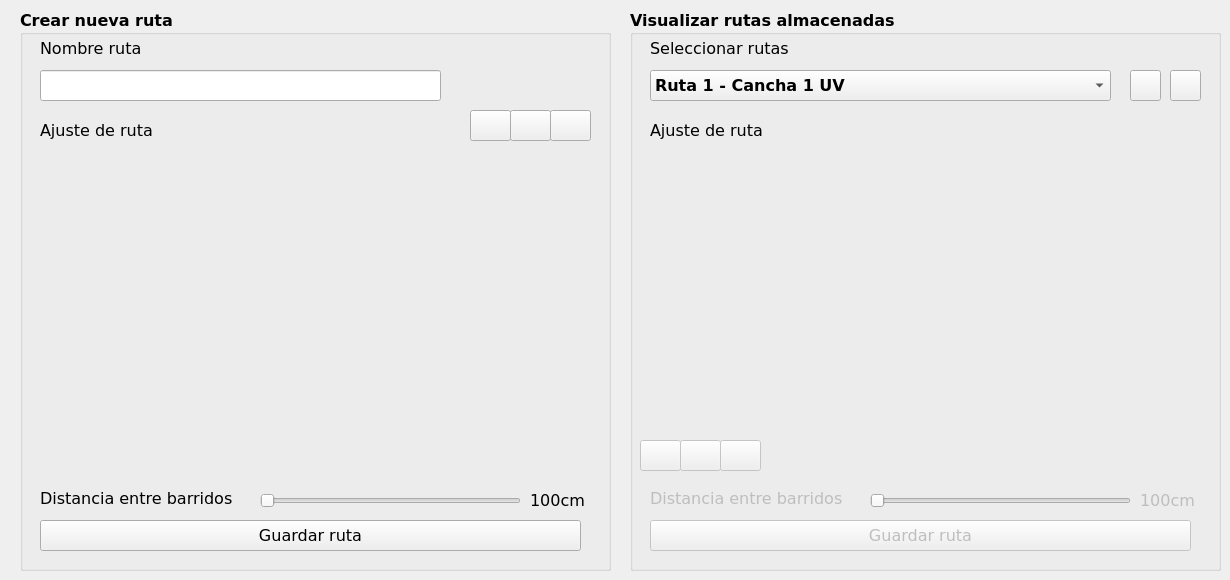
    <widget class="QWidget" name="tab_2">
     <attribute name="icon">
      <iconset>
       <normaloff>../Iconos/route2.png</normaloff>../Iconos/route2.png</iconset>
     </attribute>
     <attribute name="title">
      <string>Rutas de vuelo</string>
     </attribute>
     <widget class="QGroupBox" name="groupBox_2">
      <property name="geometry">
       <rect>
        <x>20</x>
        <y>10</y>
        <width>591</width>
        <height>561</height>
       </rect>
      </property>
      <property name="font">
       <font>
        <family>Verdana</family>
        <pointsize>12</pointsize>
        <weight>75</weight>
        <bold>true</bold>
       </font>
      </property>
      <property name="title">
       <string>Crear nueva ruta</string>
      </property>
      <widget class="QLineEdit" name="lineEdit_7">
       <property name="geometry">
        <rect>
         <x>20</x>
         <y>60</y>
         <width>401</width>
         <height>31</height>
        </rect>
       </property>
       <property name="font">
        <font>
         <family>Verdana</family>
         <pointsize>12</pointsize>
         <weight>50</weight>
         <bold>false</bold>
        </font>
       </property>
       <property name="toolTip">
        <string/>
       </property>
       <property name="text">
        <string/>
       </property>
      </widget>
      <widget class="QLabel" name="label_9">
       <property name="geometry">
        <rect>
         <x>20</x>
         <y>30</y>
         <width>161</width>
         <height>16</height>
        </rect>
       </property>
       <property name="font">
        <font>
         <family>Verdana</family>
         <pointsize>12</pointsize>
         <weight>50</weight>
         <bold>false</bold>
        </font>
       </property>
       <property name="text">
        <string>Nombre ruta</string>
       </property>
       <property name="scaledContents">
        <bool>false</bool>
       </property>
      </widget>
      <widget class="QLabel" name="label_10">
       <property name="geometry">
        <rect>
         <x>10</x>
         <y>130</y>
         <width>561</width>
         <height>331</height>
        </rect>
       </property>
       <property name="text">
        <string/>
       </property>
       <property name="pixmap">
        <pixmap>../Iconos/route_way.png</pixmap>
       </property>
       <property name="scaledContents">
        <bool>true</bool>
       </property>
      </widget>
      <widget class="QPushButton" name="pushButton_17">
       <property name="geometry">
        <rect>
         <x>490</x>
         <y>100</y>
         <width>41</width>
         <height>31</height>
        </rect>
       </property>
       <property name="font">
        <font>
         <family>Verdana</family>
         <pointsize>12</pointsize>
         <weight>50</weight>
         <bold>false</bold>
        </font>
       </property>
       <property name="text">
        <string/>
       </property>
       <property name="icon">
        <iconset>
         <normaloff>../Iconos/point.png</normaloff>../Iconos/point.png</iconset>
       </property>
       <property name="iconSize">
        <size>
         <width>35</width>
         <height>30</height>
        </size>
       </property>
      </widget>
      <widget class="QLabel" name="label_11">
       <property name="geometry">
        <rect>
         <x>20</x>
         <y>110</y>
         <width>161</width>
         <height>21</height>
        </rect>
       </property>
       <property name="font">
        <font>
         <family>Verdana</family>
         <pointsize>12</pointsize>
         <weight>50</weight>
         <bold>false</bold>
        </font>
       </property>
       <property name="text">
        <string>Ajuste de ruta</string>
       </property>
       <property name="scaledContents">
        <bool>false</bool>
       </property>
      </widget>
      <widget class="QLabel" name="label_17">
       <property name="geometry">
        <rect>
         <x>20</x>
         <y>480</y>
         <width>201</width>
         <height>16</height>
        </rect>
       </property>
       <property name="font">
        <font>
         <family>Verdana</family>
         <pointsize>12</pointsize>
         <weight>50</weight>
         <bold>false</bold>
        </font>
       </property>
       <property name="text">
        <string>Distancia entre barridos</string>
       </property>
       <property name="scaledContents">
        <bool>false</bool>
       </property>
      </widget>
      <widget class="QSlider" name="horizontalSlider">
       <property name="geometry">
        <rect>
         <x>240</x>
         <y>480</y>
         <width>261</width>
         <height>22</height>
        </rect>
       </property>
       <property name="orientation">
        <enum>Qt::Horizontal</enum>
       </property>
      </widget>
      <widget class="QPushButton" name="pushButton_18">
       <property name="geometry">
        <rect>
         <x>450</x>
         <y>100</y>
         <width>41</width>
         <height>31</height>
        </rect>
       </property>
       <property name="font">
        <font>
         <family>Verdana</family>
         <pointsize>12</pointsize>
         <weight>50</weight>
         <bold>false</bold>
        </font>
       </property>
       <property name="text">
        <string/>
       </property>
       <property name="icon">
        <iconset>
         <normaloff>../Iconos/flag.png</normaloff>../Iconos/flag.png</iconset>
       </property>
       <property name="iconSize">
        <size>
         <width>25</width>
         <height>25</height>
        </size>
       </property>
      </widget>
      <widget class="QPushButton" name="pushButton_19">
       <property name="geometry">
        <rect>
         <x>530</x>
         <y>100</y>
         <width>41</width>
         <height>31</height>
        </rect>
       </property>
       <property name="font">
        <font>
         <family>Verdana</family>
         <pointsize>12</pointsize>
         <weight>50</weight>
         <bold>false</bold>
        </font>
       </property>
       <property name="text">
        <string/>
       </property>
       <property name="icon">
        <iconset>
         <normaloff>../Iconos/rotate2.png</normaloff>../Iconos/rotate2.png</iconset>
       </property>
       <property name="iconSize">
        <size>
         <width>25</width>
         <height>25</height>
        </size>
       </property>
      </widget>
      <widget class="QLabel" name="label_18">
       <property name="geometry">
        <rect>
         <x>510</x>
         <y>480</y>
         <width>61</width>
         <height>21</height>
        </rect>
       </property>
       <property name="font">
        <font>
         <family>Verdana</family>
         <pointsize>12</pointsize>
         <weight>50</weight>
         <bold>false</bold>
        </font>
       </property>
       <property name="text">
        <string>100cm</string>
       </property>
       <property name="scaledContents">
        <bool>false</bool>
       </property>
      </widget>
      <widget class="QPushButton" name="pushButton_20">
       <property name="geometry">
        <rect>
         <x>20</x>
         <y>510</y>
         <width>541</width>
         <height>31</height>
        </rect>
       </property>
       <property name="font">
        <font>
         <family>Verdana</family>
         <pointsize>12</pointsize>
         <weight>50</weight>
         <bold>false</bold>
        </font>
       </property>
       <property name="text">
        <string>Guardar ruta</string>
       </property>
       <property name="icon">
        <iconset>
         <normaloff>../Iconos/save.png</normaloff>../Iconos/save.png</iconset>
       </property>
      </widget>
     </widget>
     <widget class="QGroupBox" name="groupBox_5">
      <property name="geometry">
       <rect>
        <x>630</x>
        <y>10</y>
        <width>591</width>
        <height>561</height>
       </rect>
      </property>
      <property name="font">
       <font>
        <family>Verdana</family>
        <pointsize>12</pointsize>
        <weight>75</weight>
        <bold>true</bold>
       </font>
      </property>
      <property name="title">
       <string>Visualizar rutas almacenadas</string>
      </property>
      <widget class="QComboBox" name="comboBox_2">
       <property name="geometry">
        <rect>
         <x>20</x>
         <y>60</y>
         <width>461</width>
         <height>31</height>
        </rect>
       </property>
       <property name="font">
        <font>
         <family>Verdana</family>
         <pointsize>12</pointsize>
        </font>
       </property>
       <item>
        <property name="text">
         <string>Ruta 1 - Cancha 1 UV</string>
        </property>
       </item>
      </widget>
      <widget class="QLabel" name="label_24">
       <property name="geometry">
        <rect>
         <x>20</x>
         <y>30</y>
         <width>311</width>
         <height>16</height>
        </rect>
       </property>
       <property name="font">
        <font>
         <family>Verdana</family>
         <pointsize>12</pointsize>
         <weight>50</weight>
         <bold>false</bold>
        </font>
       </property>
       <property name="text">
        <string>Seleccionar rutas</string>
       </property>
       <property name="scaledContents">
        <bool>false</bool>
       </property>
      </widget>
      <widget class="QPushButton" name="pushButton_14">
       <property name="geometry">
        <rect>
         <x>500</x>
         <y>60</y>
         <width>31</width>
         <height>31</height>
        </rect>
       </property>
       <property name="font">
        <font>
         <family>Verdana</family>
         <pointsize>12</pointsize>
         <weight>50</weight>
         <bold>false</bold>
        </font>
       </property>
       <property name="text">
        <string/>
       </property>
       <property name="icon">
        <iconset>
         <normaloff>../Iconos/EDIT.png</normaloff>../Iconos/EDIT.png</iconset>
       </property>
       <property name="iconSize">
        <size>
         <width>25</width>
         <height>25</height>
        </size>
       </property>
      </widget>
      <widget class="QPushButton" name="pushButton_15">
       <property name="geometry">
        <rect>
         <x>540</x>
         <y>60</y>
         <width>31</width>
         <height>31</height>
        </rect>
       </property>
       <property name="font">
        <font>
         <family>Verdana</family>
         <pointsize>12</pointsize>
         <weight>50</weight>
         <bold>false</bold>
        </font>
       </property>
       <property name="text">
        <string/>
       </property>
       <property name="icon">
        <iconset>
         <normaloff>../Iconos/trash.png</normaloff>../Iconos/trash.png</iconset>
       </property>
       <property name="iconSize">
        <size>
         <width>25</width>
         <height>25</height>
        </size>
       </property>
      </widget>
      <widget class="QPushButton" name="pushButton_23">
       <property name="enabled">
        <bool>false</bool>
       </property>
       <property name="geometry">
        <rect>
         <x>10</x>
         <y>430</y>
         <width>41</width>
         <height>31</height>
        </rect>
       </property>
       <property name="font">
        <font>
         <family>Verdana</family>
         <pointsize>12</pointsize>
         <weight>50</weight>
         <bold>false</bold>
        </font>
       </property>
       <property name="text">
        <string/>
       </property>
       <property name="icon">
        <iconset>
         <normaloff>../Iconos/flag.png</normaloff>../Iconos/flag.png</iconset>
       </property>
       <property name="iconSize">
        <size>
         <width>25</width>
         <height>25</height>
        </size>
       </property>
      </widget>
      <widget class="QLabel" name="label_25">
       <property name="geometry">
        <rect>
         <x>20</x>
         <y>110</y>
         <width>161</width>
         <height>21</height>
        </rect>
       </property>
       <property name="font">
        <font>
         <family>Verdana</family>
         <pointsize>12</pointsize>
         <weight>50</weight>
         <bold>false</bold>
        </font>
       </property>
       <property name="text">
        <string>Ajuste de ruta</string>
       </property>
       <property name="scaledContents">
        <bool>false</bool>
       </property>
      </widget>
      <widget class="QPushButton" name="pushButton_22">
       <property name="enabled">
        <bool>false</bool>
       </property>
       <property name="geometry">
        <rect>
         <x>90</x>
         <y>430</y>
         <width>41</width>
         <height>31</height>
        </rect>
       </property>
       <property name="font">
        <font>
         <family>Verdana</family>
         <pointsize>12</pointsize>
         <weight>50</weight>
         <bold>false</bold>
        </font>
       </property>
       <property name="text">
        <string/>
       </property>
       <property name="icon">
        <iconset>
         <normaloff>../Iconos/rotate2.png</normaloff>../Iconos/rotate2.png</iconset>
       </property>
       <property name="iconSize">
        <size>
         <width>25</width>
         <height>25</height>
        </size>
       </property>
      </widget>
      <widget class="QLabel" name="label_28">
       <property name="enabled">
        <bool>false</bool>
       </property>
       <property name="geometry">
        <rect>
         <x>10</x>
         <y>130</y>
         <width>561</width>
         <height>331</height>
        </rect>
       </property>
       <property name="text">
        <string/>
       </property>
       <property name="pixmap">
        <pixmap>../Iconos/route_way.png</pixmap>
       </property>
       <property name="scaledContents">
        <bool>true</bool>
       </property>
      </widget>
      <widget class="QPushButton" name="pushButton_21">
       <property name="enabled">
        <bool>false</bool>
       </property>
       <property name="geometry">
        <rect>
         <x>50</x>
         <y>430</y>
         <width>41</width>
         <height>31</height>
        </rect>
       </property>
       <property name="font">
        <font>
         <family>Verdana</family>
         <pointsize>12</pointsize>
         <weight>50</weight>
         <bold>false</bold>
        </font>
       </property>
       <property name="text">
        <string/>
       </property>
       <property name="icon">
        <iconset>
         <normaloff>../Iconos/point.png</normaloff>../Iconos/point.png</iconset>
       </property>
       <property name="iconSize">
        <size>
         <width>35</width>
         <height>30</height>
        </size>
       </property>
      </widget>
      <widget class="QPushButton" name="pushButton_24">
       <property name="enabled">
        <bool>false</bool>
       </property>
       <property name="geometry">
        <rect>
         <x>20</x>
         <y>510</y>
         <width>541</width>
         <height>31</height>
        </rect>
       </property>
       <property name="font">
        <font>
         <family>Verdana</family>
         <pointsize>12</pointsize>
         <weight>50</weight>
         <bold>false</bold>
        </font>
       </property>
       <property name="text">
        <string>Guardar ruta</string>
       </property>
       <property name="icon">
        <iconset>
         <normaloff>../Iconos/save.png</normaloff>../Iconos/save.png</iconset>
       </property>
      </widget>
      <widget class="QSlider" name="horizontalSlider_2">
       <property name="enabled">
        <bool>false</bool>
       </property>
       <property name="geometry">
        <rect>
         <x>240</x>
         <y>480</y>
         <width>261</width>
         <height>22</height>
        </rect>
       </property>
       <property name="orientation">
        <enum>Qt::Horizontal</enum>
       </property>
      </widget>
      <widget class="QLabel" name="label_31">
       <property name="enabled">
        <bool>false</bool>
       </property>
       <property name="geometry">
        <rect>
         <x>20</x>
         <y>480</y>
         <width>201</width>
         <height>16</height>
        </rect>
       </property>
       <property name="font">
        <font>
         <family>Verdana</family>
         <pointsize>12</pointsize>
         <weight>50</weight>
         <bold>false</bold>
        </font>
       </property>
       <property name="text">
        <string>Distancia entre barridos</string>
       </property>
       <property name="scaledContents">
        <bool>false</bool>
       </property>
      </widget>
      <widget class="QLabel" name="label_32">
       <property name="enabled">
        <bool>false</bool>
       </property>
       <property name="geometry">
        <rect>
         <x>510</x>
         <y>480</y>
         <width>61</width>
         <height>21</height>
        </rect>
       </property>
       <property name="font">
        <font>
         <family>Verdana</family>
         <pointsize>12</pointsize>
         <weight>50</weight>
         <bold>false</bold>
        </font>
       </property>
       <property name="text">
        <string>100cm</string>
       </property>
       <property name="scaledContents">
        <bool>false</bool>
       </property>
      </widget>
      <zorder>label_28</zorder>
      <zorder>comboBox_2</zorder>
      <zorder>label_24</zorder>
      <zorder>pushButton_14</zorder>
      <zorder>pushButton_15</zorder>
      <zorder>pushButton_23</zorder>
      <zorder>label_25</zorder>
      <zorder>pushButton_22</zorder>
      <zorder>pushButton_21</zorder>
      <zorder>pushButton_24</zorder>
      <zorder>horizontalSlider_2</zorder>
      <zorder>label_31</zorder>
      <zorder>label_32</zorder>
     </widget>
    </widget>
